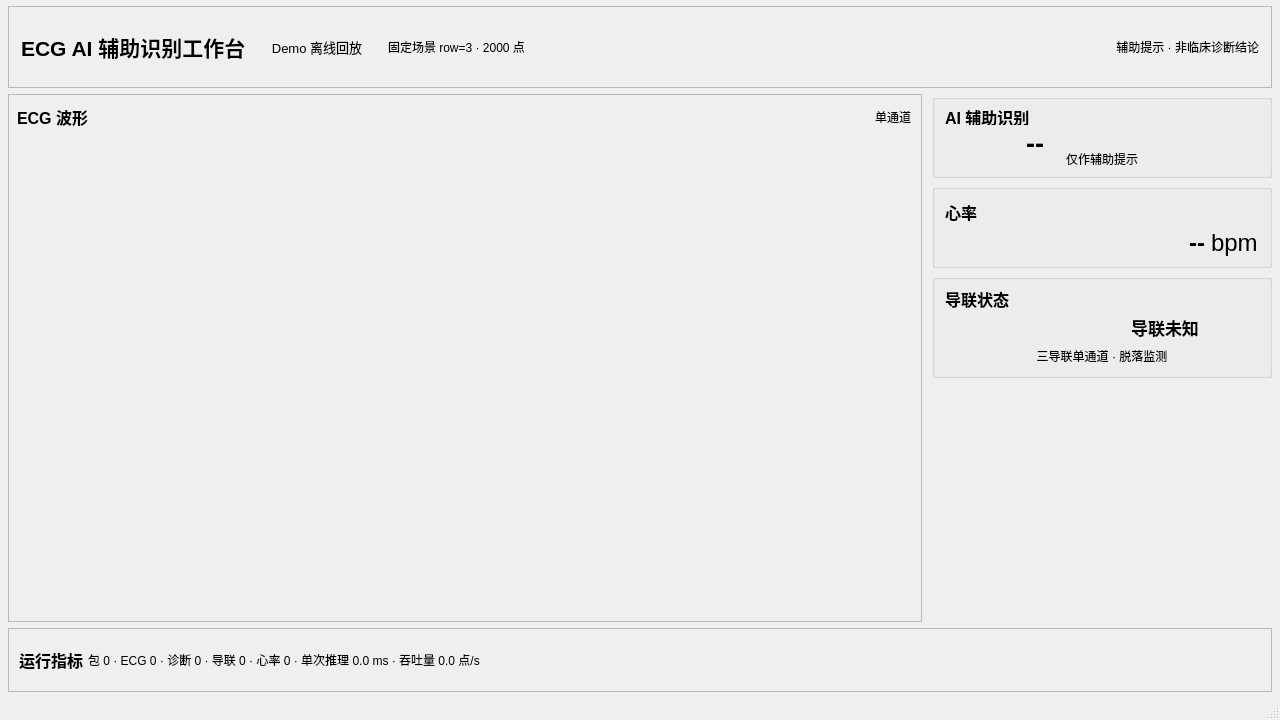
<?xml version="1.0" encoding="UTF-8"?>
<ui version="4.0">
 <class>MainWindow</class>
 <widget class="QMainWindow" name="MainWindow">
  <property name="geometry">
   <rect>
    <x>0</x>
    <y>0</y>
    <width>1280</width>
    <height>720</height>
   </rect>
  </property>
  <property name="minimumSize">
   <size>
    <width>1024</width>
    <height>560</height>
   </size>
  </property>
  <property name="windowTitle">
   <string>ECG AI 辅助识别工作台</string>
  </property>
  <widget class="QWidget" name="centralwidget">
   <layout class="QVBoxLayout" name="rootLayout">
    <property name="spacing">
     <number>6</number>
    </property>
    <property name="leftMargin">
     <number>8</number>
    </property>
    <property name="topMargin">
     <number>6</number>
    </property>
    <property name="rightMargin">
     <number>8</number>
    </property>
    <property name="bottomMargin">
     <number>6</number>
    </property>
    <item>
     <widget class="QFrame" name="topBarFrame">
      <property name="minimumSize">
       <size>
        <width>0</width>
        <height>82</height>
       </size>
      </property>
      <property name="maximumSize">
       <size>
        <width>16777215</width>
        <height>112</height>
       </size>
      </property>
      <property name="frameShape">
       <enum>QFrame::StyledPanel</enum>
      </property>
      <property name="frameShadow">
       <enum>QFrame::Raised</enum>
      </property>
      <layout class="QVBoxLayout" name="topBarLayout">
       <property name="spacing">
        <number>5</number>
       </property>
       <property name="leftMargin">
        <number>12</number>
       </property>
       <property name="topMargin">
        <number>6</number>
       </property>
       <property name="rightMargin">
        <number>12</number>
       </property>
       <property name="bottomMargin">
        <number>6</number>
       </property>
       <item>
        <layout class="QHBoxLayout" name="topInfoLayout">
         <property name="spacing">
          <number>12</number>
         </property>
         <item>
          <widget class="QLabel" name="appTitleLabel">
           <property name="font">
            <font>
             <family>Microsoft YaHei UI</family>
             <pointsize>16</pointsize>
             <weight>75</weight>
             <bold>true</bold>
            </font>
           </property>
           <property name="text">
            <string>ECG AI 辅助识别工作台</string>
           </property>
          </widget>
         </item>
         <item>
          <widget class="QLabel" name="modeBadgeLabel">
           <property name="minimumSize">
            <size>
             <width>118</width>
             <height>28</height>
            </size>
           </property>
           <property name="maximumSize">
            <size>
             <width>16777215</width>
             <height>28</height>
            </size>
           </property>
           <property name="font">
            <font>
             <family>Microsoft YaHei UI</family>
             <pointsize>10</pointsize>
            </font>
           </property>
           <property name="alignment">
            <set>Qt::AlignCenter</set>
           </property>
           <property name="text">
            <string>Demo 离线回放</string>
           </property>
          </widget>
         </item>
         <item>
          <widget class="QLabel" name="demoPolicyLabel">
           <property name="text">
            <string>固定场景 row=3 · 2000 点</string>
           </property>
          </widget>
         </item>
         <item>
          <spacer name="topBarSpacer">
           <property name="orientation">
            <enum>Qt::Horizontal</enum>
           </property>
           <property name="sizeHint" stdset="0">
            <size>
             <width>40</width>
             <height>20</height>
            </size>
           </property>
          </spacer>
         </item>
         <item>
          <widget class="QLabel" name="modeHintLabel">
           <property name="alignment">
            <set>Qt::AlignRight|Qt::AlignTrailing|Qt::AlignVCenter</set>
           </property>
           <property name="text">
            <string>辅助提示 · 非临床诊断结论</string>
           </property>
          </widget>
         </item>
        </layout>
       </item>
      </layout>
     </widget>
    </item>
    <item>
     <widget class="QFrame" name="mainContentFrame">
      <property name="frameShape">
       <enum>QFrame::NoFrame</enum>
      </property>
      <layout class="QHBoxLayout" name="mainContentLayout">
       <property name="spacing">
        <number>10</number>
       </property>
       <property name="leftMargin">
        <number>0</number>
       </property>
       <property name="topMargin">
        <number>0</number>
       </property>
       <property name="rightMargin">
        <number>0</number>
       </property>
       <property name="bottomMargin">
        <number>0</number>
       </property>
       <item>
        <widget class="QFrame" name="waveformCard">
         <property name="frameShape">
          <enum>QFrame::StyledPanel</enum>
         </property>
         <property name="frameShadow">
          <enum>QFrame::Raised</enum>
         </property>
         <layout class="QVBoxLayout" name="waveformLayout">
          <property name="spacing">
           <number>6</number>
          </property>
          <property name="leftMargin">
           <number>8</number>
          </property>
          <property name="topMargin">
           <number>10</number>
          </property>
          <property name="rightMargin">
           <number>10</number>
          </property>
          <property name="bottomMargin">
           <number>10</number>
          </property>
          <item>
           <layout class="QHBoxLayout" name="waveHeaderLayout">
            <item>
             <widget class="QLabel" name="waveformTitleLabel">
              <property name="font">
               <font>
                <family>Microsoft YaHei UI</family>
                <pointsize>12</pointsize>
                <weight>75</weight>
                <bold>true</bold>
               </font>
              </property>
              <property name="text">
               <string>ECG 波形</string>
              </property>
             </widget>
            </item>
            <item>
             <widget class="QLabel" name="waveformModeLabel">
              <property name="alignment">
               <set>Qt::AlignRight|Qt::AlignTrailing|Qt::AlignVCenter</set>
              </property>
              <property name="text">
               <string>单通道</string>
              </property>
             </widget>
            </item>
           </layout>
          </item>
          <item>
           <widget class="QLabel" name="ecg1WaveLabel">
            <property name="sizePolicy">
             <sizepolicy hsizetype="Expanding" vsizetype="Expanding">
              <horstretch>0</horstretch>
              <verstretch>0</verstretch>
             </sizepolicy>
            </property>
            <property name="minimumSize">
             <size>
              <width>500</width>
              <height>220</height>
             </size>
            </property>
            <property name="text">
             <string/>
            </property>
            <property name="alignment">
             <set>Qt::AlignCenter</set>
            </property>
           </widget>
          </item>
         </layout>
        </widget>
        <property name="stretch">
         <number>3</number>
        </property>
       </item>
       <item>
        <widget class="QFrame" name="rightInfoPanel">
         <property name="minimumSize">
          <size>
           <width>280</width>
           <height>0</height>
          </size>
         </property>
         <property name="maximumSize">
          <size>
           <width>340</width>
           <height>16777215</height>
          </size>
         </property>
         <property name="frameShape">
          <enum>QFrame::NoFrame</enum>
         </property>
         <layout class="QVBoxLayout" name="rightInfoLayout">
          <property name="spacing">
           <number>6</number>
          </property>
          <property name="leftMargin">
           <number>0</number>
          </property>
          <property name="topMargin">
           <number>0</number>
          </property>
          <property name="rightMargin">
           <number>0</number>
          </property>
          <property name="bottomMargin">
           <number>0</number>
          </property>
          <item>
           <widget class="QGroupBox" name="aiResultCard">
            <property name="minimumSize">
             <size>
              <width>0</width>
              <height>84</height>
             </size>
            </property>
            <property name="maximumSize">
             <size>
              <width>16777215</width>
              <height>84</height>
             </size>
            </property>
            <property name="title">
             <string/>
            </property>
            <layout class="QVBoxLayout" name="aiResultLayout">
             <property name="leftMargin">
              <number>10</number>
             </property>
             <property name="topMargin">
              <number>8</number>
             </property>
             <property name="rightMargin">
              <number>10</number>
             </property>
             <property name="bottomMargin">
              <number>8</number>
             </property>
             <property name="spacing">
              <number>4</number>
             </property>
             <item>
              <widget class="QLabel" name="heartRateTextLabel_3">
               <property name="font">
                <font>
                 <family>Microsoft YaHei UI</family>
                 <pointsize>12</pointsize>
                 <weight>75</weight>
                 <bold>true</bold>
                </font>
               </property>
               <property name="text">
                <string>AI 辅助识别</string>
               </property>
              </widget>
             </item>
             <item>
              <widget class="QLabel" name="connectStateLabel_2">
               <property name="minimumSize">
                 <size>
                  <width>80</width>
                  <height>28</height>
                 </size>
                </property>
                <property name="maximumSize">
                 <size>
                  <width>180</width>
                  <height>34</height>
                 </size>
                </property>
               <property name="font">
                <font>
                 <family>Microsoft YaHei UI</family>
                 <pointsize>20</pointsize>
                 <weight>75</weight>
                 <bold>true</bold>
                </font>
               </property>
               <property name="alignment">
                <set>Qt::AlignCenter</set>
               </property>
               <property name="text">
                <string>--</string>
               </property>
              </widget>
              <property name="alignment">
               <set>Qt::AlignHCenter</set>
              </property>
             </item>
             <item>
              <widget class="QLabel" name="assistantHintLabel">
               <property name="alignment">
                <set>Qt::AlignCenter</set>
               </property>
               <property name="text">
                <string>仅作辅助提示</string>
               </property>
              </widget>
             </item>
            </layout>
           </widget>
          </item>
          <item>
           <widget class="QGroupBox" name="heartRateCard">
            <property name="minimumSize">
             <size>
              <width>0</width>
              <height>84</height>
             </size>
            </property>
            <property name="maximumSize">
             <size>
              <width>16777215</width>
              <height>84</height>
             </size>
            </property>
            <property name="title">
             <string/>
            </property>
            <layout class="QVBoxLayout" name="heartRateLayout">
             <property name="leftMargin">
              <number>10</number>
             </property>
             <property name="topMargin">
              <number>8</number>
             </property>
             <property name="rightMargin">
              <number>10</number>
             </property>
             <property name="bottomMargin">
              <number>8</number>
             </property>
             <property name="spacing">
              <number>4</number>
             </property>
             <item>
              <widget class="QLabel" name="heartRateTitleLabel">
               <property name="font">
                <font>
                 <family>Microsoft YaHei UI</family>
                 <pointsize>12</pointsize>
                 <weight>75</weight>
                 <bold>true</bold>
                </font>
               </property>
               <property name="text">
                <string>心率</string>
               </property>
              </widget>
             </item>
             <item>
              <layout class="QHBoxLayout" name="heartRateValueLayout">
               <property name="spacing">
                <number>6</number>
               </property>
               <item>
                <widget class="QLabel" name="heartLabel">
                 <property name="minimumSize">
                  <size>
                   <width>26</width>
                   <height>26</height>
                  </size>
                 </property>
                 <property name="maximumSize">
                  <size>
                   <width>26</width>
                   <height>26</height>
                  </size>
                 </property>
                 <property name="text">
                  <string/>
                 </property>
                 <property name="pixmap">
                  <pixmap>image/24gf-heartPulse.png</pixmap>
                 </property>
                 <property name="scaledContents">
                  <bool>true</bool>
                 </property>
                </widget>
               </item>
               <item>
                <widget class="QLabel" name="heartLabel_3">
                 <property name="minimumSize">
                  <size>
                   <width>24</width>
                   <height>24</height>
                  </size>
                 </property>
                 <property name="maximumSize">
                  <size>
                   <width>24</width>
                   <height>24</height>
                  </size>
                 </property>
                 <property name="text">
                  <string/>
                 </property>
                 <property name="pixmap">
                  <pixmap>image/24gf-heartPulse.png</pixmap>
                 </property>
                 <property name="scaledContents">
                  <bool>true</bool>
                 </property>
                </widget>
               </item>
               <item>
                <spacer name="heartRateSpacer">
                 <property name="orientation">
                  <enum>Qt::Horizontal</enum>
                 </property>
                 <property name="sizeHint" stdset="0">
                  <size>
                   <width>20</width>
                   <height>20</height>
                  </size>
                 </property>
                </spacer>
               </item>
               <item>
                <widget class="QLabel" name="heartRateLabel">
                 <property name="minimumSize">
                  <size>
                   <width>54</width>
                   <height>28</height>
                  </size>
                 </property>
                 <property name="maximumSize">
                  <size>
                   <width>76</width>
                   <height>32</height>
                  </size>
                 </property>
                 <property name="font">
                  <font>
                   <family>Microsoft YaHei UI</family>
                   <pointsize>18</pointsize>
                   <weight>75</weight>
                   <bold>true</bold>
                  </font>
                 </property>
                 <property name="alignment">
                  <set>Qt::AlignRight|Qt::AlignTrailing|Qt::AlignVCenter</set>
                 </property>
                 <property name="text">
                  <string>--</string>
                 </property>
                </widget>
               </item>
               <item>
                <widget class="QLabel" name="heartRateUnitLabel">
                 <property name="minimumSize">
                  <size>
                   <width>48</width>
                   <height>0</height>
                  </size>
                 </property>
                 <property name="font">
                  <font>
                   <family>Microsoft YaHei UI</family>
                   <pointsize>18</pointsize>
                  </font>
                 </property>
                 <property name="text">
                  <string>bpm</string>
                 </property>
                </widget>
               </item>
              </layout>
             </item>
            </layout>
           </widget>
          </item>
          <item>
           <widget class="QGroupBox" name="leadStatusCard">
            <property name="minimumSize">
             <size>
              <width>0</width>
              <height>104</height>
             </size>
            </property>
            <property name="maximumSize">
             <size>
              <width>16777215</width>
              <height>104</height>
             </size>
            </property>
            <property name="title">
             <string/>
            </property>
            <layout class="QVBoxLayout" name="leadStatusLayout">
             <property name="leftMargin">
              <number>10</number>
             </property>
             <property name="topMargin">
              <number>8</number>
             </property>
             <property name="rightMargin">
              <number>10</number>
             </property>
             <property name="bottomMargin">
              <number>8</number>
             </property>
             <property name="spacing">
              <number>4</number>
             </property>
             <item>
              <widget class="QLabel" name="leadStatusTitleLabel">
               <property name="maximumSize">
                <size>
                 <width>16777215</width>
                 <height>22</height>
                </size>
               </property>
               <property name="sizePolicy">
                <sizepolicy hsizetype="Preferred" vsizetype="Fixed">
                 <horstretch>0</horstretch>
                 <verstretch>0</verstretch>
                </sizepolicy>
               </property>
               <property name="font">
                <font>
                 <family>Microsoft YaHei UI</family>
                 <pointsize>12</pointsize>
                 <weight>75</weight>
                 <bold>true</bold>
                </font>
               </property>
               <property name="text">
                <string>导联状态</string>
               </property>
              </widget>
             </item>
             <item>
              <layout class="QHBoxLayout" name="leadStatusValueLayout">
               <property name="spacing">
                <number>6</number>
               </property>
               <item>
                <widget class="QLabel" name="connectStateLabel_5">
                 <property name="minimumSize">
                  <size>
                   <width>24</width>
                   <height>24</height>
                  </size>
                 </property>
                 <property name="maximumSize">
                  <size>
                   <width>24</width>
                   <height>24</height>
                  </size>
                 </property>
                 <property name="text">
                  <string/>
                 </property>
                 <property name="pixmap">
                  <pixmap>image/connected.png</pixmap>
                 </property>
                 <property name="scaledContents">
                  <bool>true</bool>
                 </property>
                </widget>
               </item>
               <item>
                <widget class="QLabel" name="connectStateLabel">
                 <property name="minimumSize">
                  <size>
                   <width>24</width>
                   <height>24</height>
                  </size>
                 </property>
                 <property name="maximumSize">
                  <size>
                   <width>24</width>
                   <height>24</height>
                  </size>
                 </property>
                 <property name="text">
                  <string/>
                 </property>
                 <property name="pixmap">
                  <pixmap>image/未连接.png</pixmap>
                 </property>
                 <property name="scaledContents">
                  <bool>true</bool>
                 </property>
                </widget>
               </item>
               <item>
                <widget class="QLabel" name="heartRateTextLabel_2">
                 <property name="minimumSize">
                  <size>
                   <width>76</width>
                   <height>24</height>
                  </size>
                 </property>
                 <property name="maximumSize">
                  <size>
                   <width>122</width>
                   <height>28</height>
                  </size>
                 </property>
                 <property name="font">
                  <font>
                   <family>Microsoft YaHei UI</family>
                   <pointsize>13</pointsize>
                   <weight>75</weight>
                   <bold>true</bold>
                  </font>
                 </property>
                 <property name="alignment">
                  <set>Qt::AlignCenter</set>
                 </property>
                 <property name="text">
                  <string>导联未知</string>
                 </property>
                </widget>
               </item>
              </layout>
             </item>
             <item>
             <widget class="QLabel" name="leadStructureLabel">
               <property name="minimumSize">
                <size>
                 <width>0</width>
                 <height>20</height>
                </size>
               </property>
               <property name="maximumSize">
                <size>
                 <width>16777215</width>
                 <height>22</height>
                </size>
               </property>
               <property name="alignment">
                <set>Qt::AlignCenter</set>
               </property>
               <property name="wordWrap">
                <bool>true</bool>
               </property>
               <property name="text">
                <string>三导联单通道 · 脱落监测</string>
               </property>
              </widget>
             </item>
            </layout>
           </widget>
          </item>
          <item>
           <spacer name="rightInfoSpacer">
            <property name="orientation">
             <enum>Qt::Vertical</enum>
            </property>
            <property name="sizeHint" stdset="0">
             <size>
              <width>20</width>
              <height>40</height>
             </size>
            </property>
           </spacer>
          </item>
         </layout>
        </widget>
        <property name="stretch">
         <number>1</number>
        </property>
       </item>
      </layout>
     </widget>
     <property name="stretch">
      <number>1</number>
     </property>
    </item>
    <item>
     <widget class="QFrame" name="metricsPanel">
      <property name="minimumSize">
       <size>
        <width>0</width>
         <height>64</height>
        </size>
       </property>
      <property name="maximumSize">
       <size>
        <width>16777215</width>
        <height>80</height>
       </size>
      </property>
      <property name="frameShape">
       <enum>QFrame::StyledPanel</enum>
      </property>
      <property name="frameShadow">
       <enum>QFrame::Raised</enum>
      </property>
      <layout class="QHBoxLayout" name="metricsPanelLayout">
       <property name="spacing">
        <number>5</number>
       </property>
       <property name="leftMargin">
        <number>10</number>
       </property>
       <property name="topMargin">
        <number>5</number>
       </property>
       <property name="rightMargin">
        <number>10</number>
       </property>
       <property name="bottomMargin">
        <number>6</number>
       </property>
       <item>
        <widget class="QLabel" name="metricsTitleLabel">
         <property name="font">
          <font>
           <family>Microsoft YaHei UI</family>
           <pointsize>12</pointsize>
           <weight>75</weight>
           <bold>true</bold>
          </font>
         </property>
         <property name="text">
          <string>运行指标</string>
         </property>
        </widget>
       </item>
       <item>
        <widget class="QLabel" name="metricsSummaryLabel">
         <property name="text">
          <string>包 0 · ECG 0 · 诊断 0 · 导联 0 · 心率 0 · 单次推理 0.0 ms · 吞吐量 0.0 点/s</string>
         </property>
        </widget>
       </item>
       <item>
        <spacer name="metricsSpacer">
         <property name="orientation">
          <enum>Qt::Horizontal</enum>
         </property>
         <property name="sizeHint" stdset="0">
          <size>
           <width>40</width>
           <height>20</height>
          </size>
         </property>
        </spacer>
       </item>
      </layout>
     </widget>
    </item>
   </layout>
  </widget>
  <widget class="QMenuBar" name="menubar">
   <property name="geometry">
    <rect>
     <x>0</x>
     <y>0</y>
     <width>1280</width>
     <height>22</height>
    </rect>
   </property>
  </widget>
  <widget class="QStatusBar" name="statusbar"/>
  <action name="action_about">
   <property name="text">
    <string>关于本软件</string>
   </property>
  </action>
  <action name="action_serial">
   <property name="text">
    <string>串口设置</string>
   </property>
  </action>
  <action name="action_store">
   <property name="text">
    <string>数据存储</string>
   </property>
  </action>
  <action name="action_quit">
   <property name="text">
    <string>退出</string>
   </property>
  </action>
 </widget>
 <resources>
  <include location="img.qrc"/>
 </resources>
 <connections/>
</ui>
